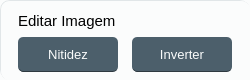
            <widget class="QFrame" name="frame_5">
             <property name="minimumSize">
              <size>
               <width>250</width>
               <height>80</height>
              </size>
             </property>
             <property name="maximumSize">
              <size>
               <width>250</width>
               <height>80</height>
              </size>
             </property>
             <property name="styleSheet">
              <string notr="true">background-color: rgb(251, 252, 252);
border: 1px solid rgb(225, 230, 232);
border-radius:10px;
</string>
             </property>
             <property name="frameShape">
              <enum>QFrame::StyledPanel</enum>
             </property>
             <property name="frameShadow">
              <enum>QFrame::Raised</enum>
             </property>
             <layout class="QHBoxLayout" name="horizontalLayout_5">
              <property name="spacing">
               <number>9</number>
              </property>
              <property name="leftMargin">
               <number>0</number>
              </property>
              <property name="topMargin">
               <number>0</number>
              </property>
              <property name="rightMargin">
               <number>0</number>
              </property>
              <property name="bottomMargin">
               <number>0</number>
              </property>
              <item>
               <widget class="QFrame" name="frame_16">
                <property name="minimumSize">
                 <size>
                  <width>250</width>
                  <height>80</height>
                 </size>
                </property>
                <property name="maximumSize">
                 <size>
                  <width>250</width>
                  <height>80</height>
                 </size>
                </property>
                <property name="styleSheet">
                 <string notr="true">border:none;</string>
                </property>
                <property name="frameShape">
                 <enum>QFrame::StyledPanel</enum>
                </property>
                <property name="frameShadow">
                 <enum>QFrame::Raised</enum>
                </property>
                <layout class="QGridLayout" name="gridLayout_3">
                 <property name="topMargin">
                  <number>9</number>
                 </property>
                 <property name="rightMargin">
                  <number>9</number>
                 </property>
                 <property name="bottomMargin">
                  <number>9</number>
                 </property>
                 <item row="0" column="0">
                  <widget class="QLabel" name="label_11">
                   <property name="font">
                    <font>
                     <family>Segoe UI</family>
                     <pointsize>11</pointsize>
                    </font>
                   </property>
                   <property name="styleSheet">
                    <string notr="true">border: none;
</string>
                   </property>
                   <property name="text">
                    <string>Editar Imagem</string>
                   </property>
                  </widget>
                 </item>
                 <item row="1" column="2">
                  <widget class="QPushButton" name="invert_btn">
                   <property name="minimumSize">
                    <size>
                     <width>100</width>
                     <height>35</height>
                    </size>
                   </property>
                   <property name="maximumSize">
                    <size>
                     <width>100</width>
                     <height>16777215</height>
                    </size>
                   </property>
                   <property name="font">
                    <font>
                     <family>Segoe UI</family>
                     <pointsize>10</pointsize>
                    </font>
                   </property>
                   <property name="styleSheet">
                    <string notr="true">
QPushButton{
	background-color: rgb(76, 95, 107);
	border-bottom: 1px solid  rgb(46, 57, 64);
	border-radius:5px;
	color: rgb(250, 252, 252);
}
QPushButton:hover{
	background-color: rgb(96, 121, 136);
	border-bottom: 1px solid  rgb(46, 57, 64);
	border-radius:5px;
	color: rgb(250, 252, 252);
}
QPushButton:pressed{
	background-color:  rgb(85, 170, 255);
}</string>
                   </property>
                   <property name="text">
                    <string>Inverter</string>
                   </property>
                  </widget>
                 </item>
                 <item row="1" column="0">
                  <widget class="QPushButton" name="sharpness_btn">
                   <property name="minimumSize">
                    <size>
                     <width>100</width>
                     <height>35</height>
                    </size>
                   </property>
                   <property name="maximumSize">
                    <size>
                     <width>100</width>
                     <height>16777215</height>
                    </size>
                   </property>
                   <property name="font">
                    <font>
                     <family>Segoe UI</family>
                     <pointsize>10</pointsize>
                    </font>
                   </property>
                   <property name="styleSheet">
                    <string notr="true">
QPushButton{
	background-color: rgb(76, 95, 107);
	border-bottom: 1px solid  rgb(46, 57, 64);
	border-radius:5px;
	color: rgb(250, 252, 252);
}
QPushButton:hover{
	background-color: rgb(96, 121, 136);
	border-bottom: 1px solid  rgb(46, 57, 64);
	border-radius:5px;
	color: rgb(250, 252, 252);
}
QPushButton:pressed{
	background-color: rgb(85, 170, 255);
}</string>
                   </property>
                   <property name="text">
                    <string>Nitidez</string>
                   </property>
                  </widget>
                 </item>
                </layout>
               </widget>
              </item>
             </layout>
            </widget>
